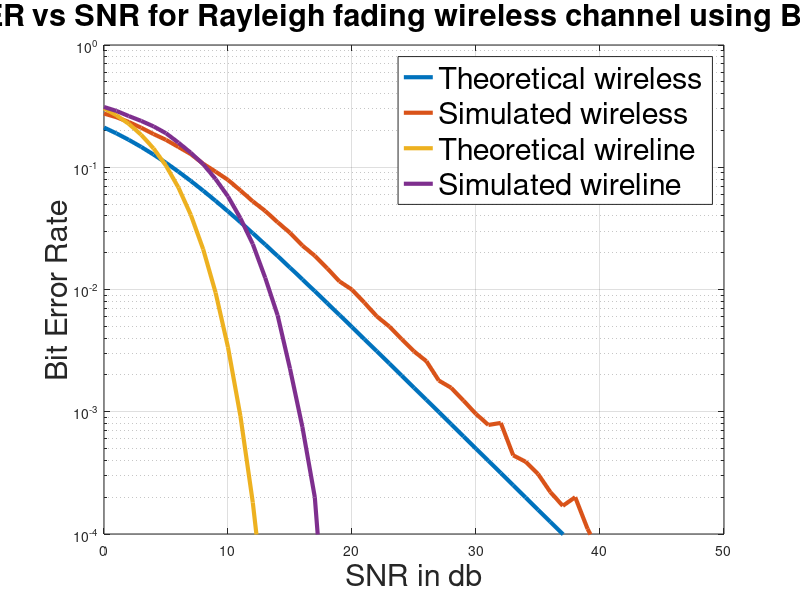

Write MATLAB code to recreate this figure.
clc;
clear all;
close all;

N = 10^5;
x = randi([0, 1], 1, N);
SNR_db = 0:50;
SNR = 10.^(SNR_db/10);
BER_theoretical = 0.5 * (1 - sqrt(SNR./(SNR+2)));

% Y=h*x+n/root(SNR)
ber = zeros(size(SNR));
for z = 1:length(SNR)
    noise = (randn(1, N) + (1i * randn(1, N)));
    h = (randn(1, N) + (1i * randn(1, N)));
    y = (h .* x) + (noise ./ sqrt(SNR(z)));
    y = y ./ h;
    op = real(y) > 0.5;
    ber(z)= size(find([x-op]),2);
end

BER_simulated = ber./N;
semilogy(SNR_db, BER_theoretical, 'linewidth',3);
hold on;
semilogy(SNR_db, BER_simulated, 'linewidth',3);

BER_theoretical = [exp(-SNR./2)]./2;
% Y=x+n/root(SNR)
ber = zeros(size(SNR));
for z = 1:length(SNR)
    noise = (randn(1, N) + (1i * randn(1, N)));
    h = (randn(1, N) + (1i * randn(1, N)));
    y = x + (noise ./ sqrt(SNR(z)));
    op = real(y) > 0.5;
    ber(z)= size(find([x-op]),2);
end

BER_simulated = ber./N;
semilogy(SNR_db, BER_theoretical, 'linewidth',3);
semilogy(SNR_db, BER_simulated, 'linewidth',3);

ylim([10^-4, 10^0]);
title("BER vs SNR for Rayleigh fading wireless channel using BPSK",'Fontsize',22);
xlabel("SNR in db",'Fontsize',22);
ylabel("Bit Error Rate",'Fontsize',22);
legend({'Theoretical wireless', 'Simulated wireless', 'Theoretical wireline', 'Simulated wireline'}, 'Interpreter', 'none','Fontsize',22);
grid on;

